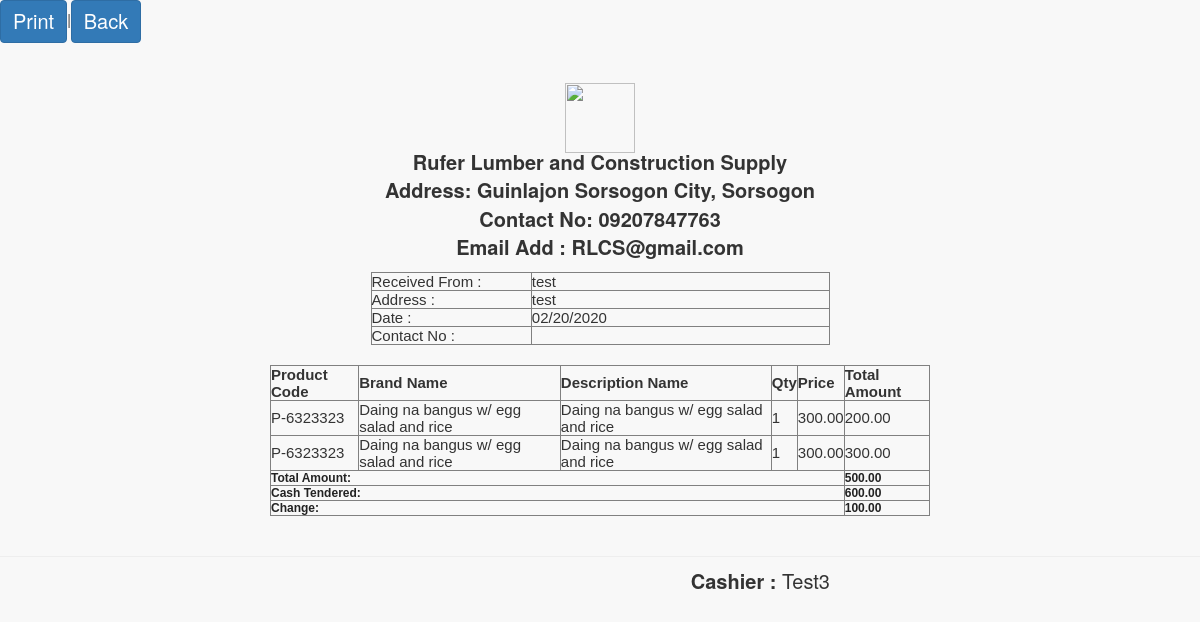
/pages/attendant/preview.php?invoice=RS-22000333, run on the app's committed database.
### tables this page shows
CREATE TABLE `sales` (
  `transaction_id` int(11) NOT NULL,
  `invoice_number` varchar(100) NOT NULL,
  `cashier` varchar(100) NOT NULL,
  `date` varchar(25) NOT NULL,
  `type` varchar(100) NOT NULL,
  `amount` varchar(100) NOT NULL,
  `due_date` varchar(100) NOT NULL,
  `name` varchar(100) NOT NULL,
  `balance` varchar(100) NOT NULL,
  `total_amount` varchar(30) NOT NULL,
  `cash` varchar(100) NOT NULL,
  `month` varchar(20) NOT NULL,
  `year` varchar(20) NOT NULL,
  `p_amount` varchar(30) NOT NULL,
  `vat` varchar(30) NOT NULL,
  `address` varchar(80) NOT NULL,
  `contact_number` varchar(11) NOT NULL
);

CREATE TABLE `sales_order` (
  `transaction_id` int(11) NOT NULL,
  `invoice` varchar(100) NOT NULL,
  `product` varchar(100) NOT NULL,
  `qty` varchar(100) NOT NULL,
  `amount` varchar(100) NOT NULL,
  `name` varchar(100) NOT NULL,
  `price` varchar(100) NOT NULL,
  `discount` varchar(100) NOT NULL,
  `category` varchar(100) NOT NULL,
  `date` varchar(25) NOT NULL,
  `omonth` varchar(25) NOT NULL,
  `oyear` varchar(25) NOT NULL,
  `qtyleft` varchar(25) NOT NULL,
  `dname` varchar(50) NOT NULL,
  `vat` varchar(20) NOT NULL,
  `total_amount` varchar(30) NOT NULL,
  `table_number` varchar(25) NOT NULL,
  `order_status` varchar(100) NOT NULL
);

### pages/attendant/preview.php (the view, shortened to what this page needs)
<link href="vendor/bootstrap/css/bootstrap.min.css" rel="stylesheet">
<link href="vendor/metisMenu/metisMenu.min.css" rel="stylesheet">
<link href="dist/css/sb-admin-2.css" rel="stylesheet">
<link href="vendor/font-awesome/css/font-awesome.min.css" rel="stylesheet" type="text/css">
<a class = "btn btn-primary" href="javascript:Clickheretoprint()" style="font-size:20px";>Print</a>|<a class = "btn btn-primary" href="home.php" style="font-size:20px";>Back</a>
<?php
$invoice=$_GET['invoice'];
include('connect.php');
$result = $db->prepare("SELECT * FROM sales WHERE invoice_number= :userid");
$result->bindParam(':userid', $invoice);
$result->execute();
for($i=0; $row = $result->fetch(); $i++){
	$cname=$row['name'];
	$caddress=$row['address'];
	$date=$row['date'];
	$cash=$row['due_date'];
	$cashier=$row['cashier'];
	$contact_number=$row['contact_number'];
	$pt=$row['type'];
	$am=$row['amount'];
	if($pt=='cash'){
		$cash=$row['cash'];
		$amount=$cash-$am;
	}
}
?>
<div class="content" id="content">
<center>
	<div style="margin: 0 auto; padding: 20px; width: 700px; font-weight: normal;">
	<img src="logo.png" style="width:70px;height:70px;align:center;margin-bottom:-25px">
		<div style="width: 100%;">
			<div style="width: 459px;">
			<br>
			<p style="font-size: 20px;"><b>	Rufer Lumber and Construction Supply <br />
					Address: Guinlajon Sorsogon City, Sorsogon<br />
					Contact No: 09207847763<br>
					Email Add : RLCS@gmail.com</b><br></p>
					<div>
						<table border="1" cellpadding="4" cellspacing="0" style="font-family: arial; font-size: 15px;text-align:left;width : 100%;">
							<tr>
								<td width="35%">Received From : </td>
								<td width="75%"><?php echo $cname ?></td>
							</tr>
							<tr>
								<td width="35%">Address : </td>
								<td width="35%"><?php echo $caddress ?></td>
							</tr>
							<tr>
								<td width="35%">Date : </td>
								<td width="75%"><?php echo $date?></td>
							</tr>
							<tr>
								<td width="25%">Contact No : </td>
								<td width="75%"><?php echo $contact_number ?></td>
							</tr>
						</table>
					</div>
				</div>
			</div><br>
			<div style="width: 100%">
				<table border="1" cellpadding="4" cellspacing="0" style="font-family: arial; font-size: 15px;text-align:left;" width="100%">
					<thead>
						<tr>
							<th> Product Code </th>
							<th> Brand Name </th>
							<th> Description Name </th>
							<th> Qty </th>
							<th> Price </th>
							<th> Total Amount </th>
						</tr>
					</thead>
					<tbody>
						<?php
						$id=$_GET['invoice'];
						$result = $db->prepare("SELECT * FROM sales_order WHERE invoice= :userid");
						$result->bindParam(':userid', $id);
						$result->execute();
						for($i=0; $row = $result->fetch(); $i++){
							?>
							<tr class="record">
								<td><?php echo $row['product']; ?></td>
								<td><?php echo $row['name']; ?></td>
								<td><?php echo $row['dname']; ?></td>
								<td><?php echo $row['qty']; ?></td>
								<td>
									<?php
									$ppp=$row['price'];
									echo formatMoney($ppp, true);
									?>
								</td>
								<td>
									<?php
									$dfdf=$row['total_amount'];
									echo formatMoney($dfdf, true);
									?>
								</td>
							</tr>
							<?php
						}
						?>
						<?php if($pt=='cash'){
							?>
							<tr>
								<td colspan="5"><strong style="font-size: 12px; color: #222222;">Total Amount:</strong></td>
								<td colspan="3"><strong style="font-size: 12px; color: #222222;">
									<?php
									$sdsd=$_GET['invoice'];
									$resultas = $db->prepare("SELECT sum(total_amount) FROM sales_order WHERE invoice= :a");
									$resultas->bindParam(':a', $sdsd);
									$resultas->execute();
									for($i=0; $rowas = $resultas->fetch(); $i++){
										$fgfg=$rowas['sum(total_amount)'];
										echo formatMoney($fgfg, true);
									}
									?>
								</strong></td>
							</tr>
							<tr>
								<td colspan="5"><strong style="font-size: 12px; color: #222222;">Cash Tendered:</strong></td>
								<td colspan="2"><strong style="font-size: 12px; color: #222222;">
									<?php
									echo formatMoney($cash, true);
									?>
								</strong></td>
							</tr>
								<?php
						}
						?>
						<tr>
							<td colspan="5"><strong style="font-size: 12px; color: #222222;">
								<?php
								if($pt=='cash'){
									echo 'Change:';
								}
								?>
							</strong></td>
							<td colspan="3"><strong style="font-size: 12px; color: #222222;">
								<?php
								function formatMoney($number, $fractional=false) {
									if ($fractional) {
										$number = sprintf('%.2f', $number);
									}
									while (true) {
										$replaced = preg_replace('/(-?\d+)(\d\d\d)/', '$1,$2', $number);
										if ($replaced != $number) {
											$number = $replaced;
										} else {
											break;
										}
									}
									return $number;
								}
								if($pt=='cash'){
									echo formatMoney($amount, true);
								}
								?>
							</strong></td>
						</tr>
					</tbody>
				</table>
				</center>
				<hr>
			</div>
			<div style="text-align: right;margin-right: 370px; margin-top: -10px; font-size: 20px;"><b>Cashier :</b> <?php echo $cashier ?></div>

### data on the page
sales: name "test", address "test", date "02/20/2020", cash "600.00", formatMoney($amount, true) "100.00", cashier "Test3"
sales_order: product "P-6323323", name "Daing na bangus w/ egg salad and rice", dname "Daing na bangus w/ egg salad and rice", qty "1", price "300.00", total_amount "200.00"
sales_order: product "P-6323323", name "Daing na bangus w/ egg salad and rice", dname "Daing na bangus w/ egg salad and rice", qty "1", price "300.00", total_amount "300.00"

### other printed values
formatMoney($fgfg, true) "500.00"
